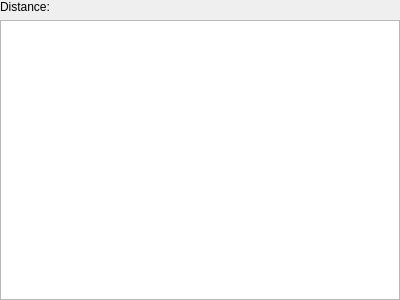
<?xml version="1.0" encoding="UTF-8"?>
<ui version="4.0">
 <class>PPResultView</class>
 <widget class="QWidget" name="PPResultView">
  <property name="geometry">
   <rect>
    <x>0</x>
    <y>0</y>
    <width>400</width>
    <height>300</height>
   </rect>
  </property>
  <property name="windowTitle">
   <string>Form</string>
  </property>
  <layout class="QGridLayout" name="gridLayout">
   <property name="margin">
    <number>0</number>
   </property>
   <item row="1" column="0">
    <widget class="QGraphicsView" name="canvas"/>
   </item>
   <item row="0" column="0">
    <widget class="QLabel" name="label">
     <property name="text">
      <string>Distance:</string>
     </property>
    </widget>
   </item>
  </layout>
 </widget>
 <resources/>
 <connections/>
</ui>
